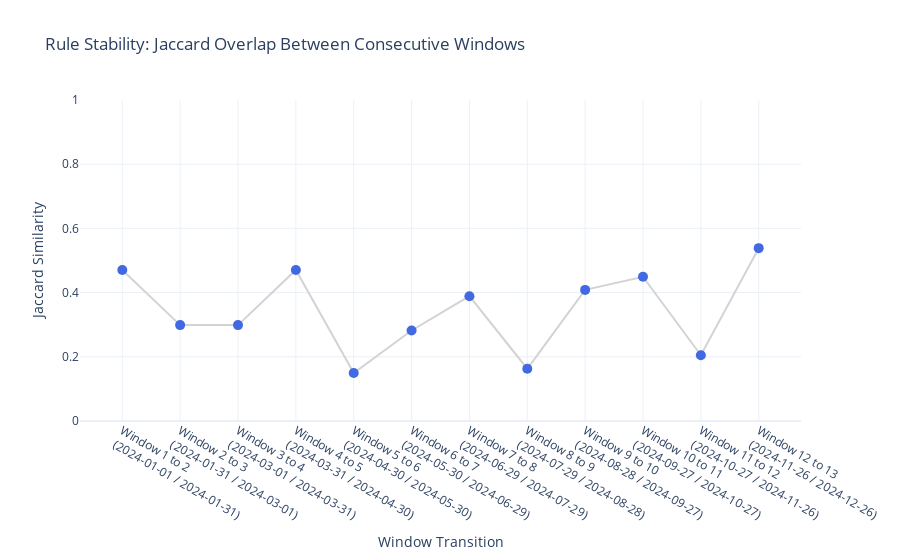

The code cell stored with this chart in its notebook:
### Markdown cell above
### Visualize Rule Stability Over Time

A line chart to visualize the Jaccard similarity of top-K rules between consecutive rolling windows. This helps to understand how stable the discovered patterns are over time.

### Code cell
def plot_stability_analysis(stability_analysis: dict, window_results: list):
    """
    Generates and displays a line chart showing the Jaccard similarity
    between consecutive windows.
    """
    if not stability_analysis or not stability_analysis.get('overlaps'):
        print("Cannot plot stability: No overlap data available.")
        return

    overlaps = stability_analysis['overlaps']
    
    # Create labels for the x-axis representing the window transitions
    window_labels = []
    for i in range(len(window_results) - 1):
        start1 = pd.to_datetime(window_results[i]['window_start']).strftime('%Y-%m-%d')
        start2 = pd.to_datetime(window_results[i+1]['window_start']).strftime('%Y-%m-%d')
        window_labels.append(f"Window {i+1} to {i+2}<br>({start1} / {start2})")

    fig = go.Figure(data=go.Scatter(
        x=window_labels,
        y=overlaps,
        mode='lines+markers',
        marker=dict(color='royalblue', size=10),
        line=dict(color='lightgray', width=2)
    ))
    
    fig.update_layout(
        title='Rule Stability: Jaccard Overlap Between Consecutive Windows',
        xaxis_title='Window Transition',
        yaxis_title='Jaccard Similarity',
        yaxis=dict(range=[0, 1]),
        template='plotly_white'
    )
    fig.show()

# Visualize the stability analysis results
if 'STABILITY_ANALYSIS' in globals() and 'WINDOW_RESULTS' in globals():
    plot_stability_analysis(STABILITY_ANALYSIS, WINDOW_RESULTS)
else:
    print("No stability analysis results available to plot.")

### Figure 1 — Plotly figure (JSON) as saved in the notebook; plotly's stock layout.template omitted (floating-point values rounded to 4 significant figures)
{"data": [{"line": {"color": "lightgray", "width": 2}, "marker": {"color": "royalblue", "size": 10}, "mode": "lines+markers", "type": "scatter", "x": ["Window 1 to 2<br>(2024-01-01 / 2024-01-31)", "Window 2 to 3<br>(2024-01-31 / 2024-03-01)", "Window 3 to 4<br>(2024-03-01 / 2024-03-31)", "Window 4 to 5<br>(2024-03-31 / 2024-04-30)", "Window 5 to 6<br>(2024-04-30 / 2024-05-30)", "Window 6 to 7<br>(2024-05-30 / 2024-06-29)", "Window 7 to 8<br>(2024-06-29 / 2024-07-29)", "Window 8 to 9<br>(2024-07-29 / 2024-08-28)", "Window 9 to 10<br>(2024-08-28 / 2024-09-27)", "Window 10 to 11<br>(2024-09-27 / 2024-10-27)", "Window 11 to 12<br>(2024-10-27 / 2024-11-26)", "Window 12 to 13<br>(2024-11-26 / 2024-12-26)"], "y": [0.4706, 0.2987, 0.2987, 0.4706, 0.1494, 0.2821, 0.3889, 0.1628, 0.4085, 0.4493, 0.2048, 0.5385]}], "layout": {"title": {"text": "Rule Stability: Jaccard Overlap Between Consecutive Windows"}, "xaxis": {"title": {"text": "Window Transition"}}, "yaxis": {"range": [0, 1], "title": {"text": "Jaccard Similarity"}}}}
